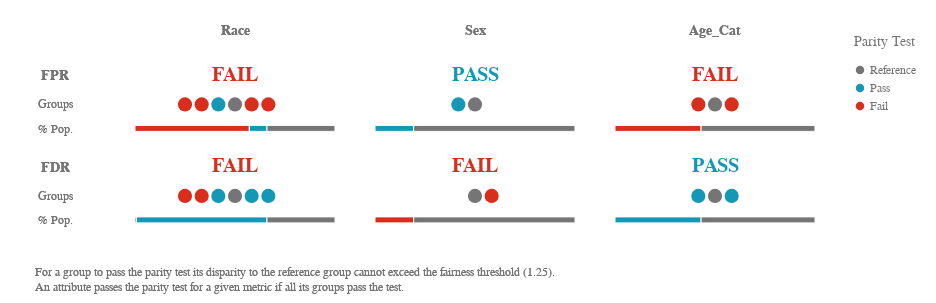

Write notebook code for a chart like this one.
### Code cell
ap.summary(bdf, metrics, fairness_threshold = disparity_tolerance)

### Figure 1 — Vega-Lite specification as saved in the notebook (floating-point values rounded to 4 significant figures)
{"config": {"view": {"continuousWidth": 400, "continuousHeight": 300, "strokeWidth": 0}, "legend": {"labelColor": "rgb(117,117,117)", "labelFont": "Arial", "labelFontSize": 12, "titleColor": "rgb(117,117,117)", "titleFont": "Arial", "titleFontSize": 14, "titleFontWeight": "normal", "titlePadding": 15}}, "vconcat": [{"hconcat": [{"vconcat": [{"mark": {"type": "text", "align": "center", "baseline": "middle", "color": "rgb(117,117,117)", "font": "Arial", "fontWeight": "bold", "size": 14}, "encoding": {"text": {"value": ""}}, "height": 32.25, "width": 80.0}, {"layer": [{"mark": {"type": "text", "align": "center", "baseline": "middle", "color": "rgb(117,117,117)", "font": "Arial", "fontWeight": "bold", "size": 14}, "encoding": {"text": {"value": "FPR"}, "y": {"type": "quantitative", "axis": {"domain": false, "grid": false, "labels": false, "ticks": false, "title": " "}, "field": "y_position", "scale": {"domain": [3, 1]}}}, "transform": [{"calculate": "1.2", "as": "y_position"}]}, {"mark": {"type": "text", "align": "center", "baseline": "middle", "color": "rgb(117,117,117)", "font": "Arial", "size": 12}, "encoding": {"text": {"value": "Groups"}, "y": {"type": "quantitative", "axis": {"domain": false, "grid": false, "labels": false, "ticks": false, "title": " "}, "field": "y_position", "scale": {"domain": [3, 1]}}}, "transform": [{"calculate": "2", "as": "y_position"}]}, {"mark": {"type": "text", "align": "center", "baseline": "middle", "color": "rgb(117,117,117)", "font": "Arial", "size": 12}, "encoding": {"text": {"value": "% Pop."}, "y": {"type": "quantitative", "axis": {"domain": false, "grid": false, "labels": false, "ticks": false, "title": " "}, "field": "y_position", "scale": {"domain": [3, 1]}}}, "transform": [{"calculate": "2.7", "as": "y_position"}]}], "height": 69.88, "width": 80.0}, {"layer": [{"mark": {"type": "text", "align": "center", "baseline": "middle", "color": "rgb(117,117,117)", "font": "Arial", "fontWeight": "bold", "size": 14}, "encoding": {"text": {"value": "FDR"}, "y": {"type": "quantitative", "axis": {"domain": false, "grid": false, "labels": false, "ticks": false, "title": " "}, "field": "y_position", "scale": {"domain": [3, 1]}}}, "transform": [{"calculate": "1.2", "as": "y_position"}]}, {"mark": {"type": "text", "align": "center", "baseline": "middle", "color": "rgb(117,117,117)", "font": "Arial", "size": 12}, "encoding": {"text": {"value": "Groups"}, "y": {"type": "quantitative", "axis": {"domain": false, "grid": false, "labels": false, "ticks": false, "title": " "}, "field": "y_position", "scale": {"domain": [3, 1]}}}, "transform": [{"calculate": "2", "as": "y_position"}]}, {"mark": {"type": "text", "align": "center", "baseline": "middle", "color": "rgb(117,117,117)", "font": "Arial", "size": 12}, "encoding": {"text": {"value": "% Pop."}, "y": {"type": "quantitative", "axis": {"domain": false, "grid": false, "labels": false, "ticks": false, "title": " "}, "field": "y_position", "scale": {"domain": [3, 1]}}}, "transform": [{"calculate": "2.7", "as": "y_position"}]}], "height": 69.88, "width": 80.0}], "bounds": "flush", "data": {"name": "data-79dd248bdaa0ea02c535240e8ad022c8"}, "spacing": 21.5}, {"hconcat": [{"vconcat": [{"data": {"name": "data-79dd248bdaa0ea02c535240e8ad022c8"}, "mark": {"type": "text", "align": "center", "baseline": "middle", "color": "rgb(117,117,117)", "font": "Arial", "fontWeight": "bold", "size": 14}, "encoding": {"text": {"value": "Race"}}, "height": 32.25, "width": 200.0}, {"layer": [{"data": {"name": "data-0648884f34076ca4404072fa7f837079"}, "mark": {"type": "text", "align": "center", "baseline": "middle", "font": "Arial", "fontWeight": "bold", "size": 20}, "encoding": {"color": {"type": "ordinal", "field": "parity_result", "legend": {"title": ""}, "scale": {"domain": ["Reference", "Pass", "Fail"], "range": ["rgb(117,117,117)", "rgb(20, 152, 181)", "rgb(217, 46, 28)"]}}, "text": {"value": "FAIL"}, "y": {"type": "quantitative", "axis": {"domain": false, "grid": false, "labels": false, "ticks": false, "title": " "}, "field": "y_position", "scale": {"domain": [3, 1]}}}, "transform": [{"calculate": "1", "as": "y_position"}]}, {"data": {"name": "data-e5c889fc3a7e6913d4b53ba1ab81db6e"}, "mark": {"type": "bar", "size": 6, "stroke": "white"}, "encoding": {"color": {"type": "ordinal", "field": "fpr_parity_result", "legend": {"padding": 20, "title": "Parity Test"}, "scale": {"domain": ["Reference", "Pass", "Fail"], "range": ["rgb(117,117,117)", "rgb(20, 152, 181)", "rgb(217, 46, 28)"]}}, "tooltip": [{"type": "nominal", "field": "fpr_parity_result", "title": "Parity"}, {"type": "nominal", "field": "tooltip_group_size", "title": "Size"}, {"type": "nominal", "field": "tooltip_groups_name_size", "title": "Groups"}], "x": {"type": "quantitative", "aggregate": "sum", "axis": {"domain": false, "grid": false, "labels": false, "ticks": false, "title": " "}, "field": "group_size", "stack": "normalize"}, "y": {"type": "quantitative", "axis": {"domain": false, "grid": false, "labels": false, "ticks": false, "title": " "}, "field": "y_position", "scale": {"domain": [3, 1]}}}, "transform": [{"calculate": "2.8", "as": "y_position"}]}, {"data": {"name": "data-2cba3c2e80ae48cf8c5008433f170832"}, "mark": {"type": "circle", "opacity": 1}, "encoding": {"color": {"type": "ordinal", "field": "fpr_parity_result", "legend": {"title": ""}, "scale": {"domain": ["Reference", "Pass", "Fail"], "range": ["rgb(117,117,117)", "rgb(20, 152, 181)", "rgb(217, 46, 28)"]}}, "size": {"value": 200}, "tooltip": [{"type": "nominal", "field": "attribute_value", "title": "Group"}, {"type": "nominal", "field": "tooltip_group_size", "title": "Group Size"}, {"type": "nominal", "field": "tooltip_parity_test_explanation_fpr", "title": "Parity Test"}, {"type": "nominal", "field": "tooltip_disparity_explanation_fpr", "title": "Disparity"}, {"type": "quantitative", "field": "fpr", "format": ".2f", "title": "FPR"}], "x": {"type": "quantitative", "axis": {"domain": false, "grid": false, "labels": false, "ticks": false, "title": " "}, "field": "fpr_disparity_rank", "scale": {"domain": [-6, 6], "nice": false}}, "y": {"type": "quantitative", "axis": {"domain": false, "grid": false, "labels": false, "ticks": false, "title": " "}, "field": "y_position", "scale": {"domain": [3, 1]}}}, "transform": [{"calculate": "2", "as": "y_position"}]}], "height": 69.88, "resolve": {"scale": {"x": "independent"}}, "width": 200.0}, {"layer": [{"data": {"name": "data-0648884f34076ca4404072fa7f837079"}, "mark": {"type": "text", "align": "center", "baseline": "middle", "font": "Arial", "fontWeight": "bold", "size": 20}, "encoding": {"color": {"type": "ordinal", "field": "parity_result", "legend": {"title": ""}, "scale": {"domain": ["Reference", "Pass", "Fail"], "range": ["rgb(117,117,117)", "rgb(20, 152, 181)", "rgb(217, 46, 28)"]}}, "text": {"value": "FAIL"}, "y": {"type": "quantitative", "axis": {"domain": false, "grid": false, "labels": false, "ticks": false, "title": " "}, "field": "y_position", "scale": {"domain": [3, 1]}}}, "transform": [{"calculate": "1", "as": "y_position"}]}, {"data": {"name": "data-044844bfbe0bddaeb30b6be75ec9e7f6"}, "mark": {"type": "bar", "size": 6, "stroke": "white"}, "encoding": {"color": {"type": "ordinal", "field": "fdr_parity_result", "legend": {"padding": 20, "title": "Parity Test"}, "scale": {"domain": ["Reference", "Pass", "Fail"], "range": ["rgb(117,117,117)", "rgb(20, 152, 181)", "rgb(217, 46, 28)"]}}, "tooltip": [{"type": "nominal", "field": "fdr_parity_result", "title": "Parity"}, {"type": "nominal", "field": "tooltip_group_size", "title": "Size"}, {"type": "nominal", "field": "tooltip_groups_name_size", "title": "Groups"}], "x": {"type": "quantitative", "aggregate": "sum", "axis": {"domain": false, "grid": false, "labels": false, "ticks": false, "title": " "}, "field": "group_size", "stack": "normalize"}, "y": {"type": "quantitative", "axis": {"domain": false, "grid": false, "labels": false, "ticks": false, "title": " "}, "field": "y_position", "scale": {"domain": [3, 1]}}}, "transform": [{"calculate": "2.8", "as": "y_position"}]}, {"data": {"name": "data-2cba3c2e80ae48cf8c5008433f170832"}, "mark": {"type": "circle", "opacity": 1}, "encoding": {"color": {"type": "ordinal", "field": "fdr_parity_result", "legend": {"title": ""}, "scale": {"domain": ["Reference", "Pass", "Fail"], "range": ["rgb(117,117,117)", "rgb(20, 152, 181)", "rgb(217, 46, 28)"]}}, "size": {"value": 200}, "tooltip": [{"type": "nominal", "field": "attribute_value", "title": "Group"}, {"type": "nominal", "field": "tooltip_group_size", "title": "Group Size"}, {"type": "nominal", "field": "tooltip_parity_test_explanation_fdr", "title": "Parity Test"}, {"type": "nominal", "field": "tooltip_disparity_explanation_fdr", "title": "Disparity"}, {"type": "quantitative", "field": "fdr", "format": ".2f", "title": "FDR"}], "x": {"type": "quantitative", "axis": {"domain": false, "grid": false, "labels": false, "ticks": false, "title": " "}, "field": "fdr_disparity_rank", "scale": {"domain": [-6, 6], "nice": false}}, "y": {"type": "quantitative", "axis": {"domain": false, "grid": false, "labels": false, "ticks": false, "title": " "}, "field": "y_position", "scale": {"domain": [3, 1]}}}, "transform": [{"calculate": "2", "as": "y_position"}]}], "height": 69.88, "resolve": {"scale": {"x": "independent"}}, "width": 200.0}], "bounds": "flush", "spacing": 21.5}, {"vconcat": [{"data": {"name": "data-79dd248bdaa0ea02c535240e8ad022c8"}, "mark": {"type": "text", "align": "center", "baseline": "middle", "color": "rgb(117,117,117)", "font": "Arial", "fontWeight": "bold", "size": 14}, "encoding": {"text": {"value": "Sex"}}, "height": 32.25, "width": 200.0}, {"layer": [{"data": {"name": "data-126d4ae515fac080ab56453e43289c66"}, "mark": {"type": "text", "align": "center", "baseline": "middle", "font": "Arial", "fontWeight": "bold", "size": 20}, "encoding": {"color": {"type": "ordinal", "field": "parity_result", "legend": {"title": ""}, "scale": {"domain": ["Reference", "Pass", "Fail"], "range": ["rgb(117,117,117)", "rgb(20, 152, 181)", "rgb(217, 46, 28)"]}}, "text": {"value": "PASS"}, "y": {"type": "quantitative", "axis": {"domain": false, "grid": false, "labels": false, "ticks": false, "title": " "}, "field": "y_position", "scale": {"domain": [3, 1]}}}, "transform": [{"calculate": "1", "as": "y_position"}]}, {"data": {"name": "data-669876db1a2e2819fe667e7a9ab6cfeb"}, "mark": {"type": "bar", "size": 6, "stroke": "white"}, "encoding": {"color": {"type": "ordinal", "field": "fpr_parity_result", "legend": {"padding": 20, "title": "Parity Test"}, "scale": {"domain": ["Reference", "Pass", "Fail"], "range": ["rgb(117,117,117)", "rgb(20, 152, 181)", "rgb(217, 46, 28)"]}}, "tooltip": [{"type": "nominal", "field": "fpr_parity_result", "title": "Parity"}, {"type": "nominal", "field": "tooltip_group_size", "title": "Size"}, {"type": "nominal", "field": "tooltip_groups_name_size", "title": "Groups"}], "x": {"type": "quantitative", "aggregate": "sum", "axis": {"domain": false, "grid": false, "labels": false, "ticks": false, "title": " "}, "field": "group_size", "stack": "normalize"}, "y": {"type": "quantitative", "axis": {"domain": false, "grid": false, "labels": false, "ticks": false, "title": " "}, "field": "y_position", "scale": {"domain": [3, 1]}}}, "transform": [{"calculate": "2.8", "as": "y_position"}]}, {"data": {"name": "data-c73440178a70acac58ecaa9a15b8e0a1"}, "mark": {"type": "circle", "opacity": 1}, "encoding": {"color": {"type": "ordinal", "field": "fpr_parity_result", "legend": {"title": ""}, "scale": {"domain": ["Reference", "Pass", "Fail"], "range": ["rgb(117,117,117)", "rgb(20, 152, 181)", "rgb(217, 46, 28)"]}}, "size": {"value": 200}, "tooltip": [{"type": "nominal", "field": "attribute_value", "title": "Group"}, {"type": "nominal", "field": "tooltip_group_size", "title": "Group Size"}, {"type": "nominal", "field": "tooltip_parity_test_explanation_fpr", "title": "Parity Test"}, {"type": "nominal", "field": "tooltip_disparity_explanation_fpr", "title": "Disparity"}, {"type": "quantitative", "field": "fpr", "format": ".2f", "title": "FPR"}], "x": {"type": "quantitative", "axis": {"domain": false, "grid": false, "labels": false, "ticks": false, "title": " "}, "field": "fpr_disparity_rank", "scale": {"domain": [-6, 6], "nice": false}}, "y": {"type": "quantitative", "axis": {"domain": false, "grid": false, "labels": false, "ticks": false, "title": " "}, "field": "y_position", "scale": {"domain": [3, 1]}}}, "transform": [{"calculate": "2", "as": "y_position"}]}], "height": 69.88, "resolve": {"scale": {"x": "independent"}}, "width": 200.0}, {"layer": [{"data": {"name": "data-0648884f34076ca4404072fa7f837079"}, "mark": {"type": "text", "align": "center", "baseline": "middle", "font": "Arial", "fontWeight": "bold", "size": 20}, "encoding": {"color": {"type": "ordinal", "field": "parity_result", "legend": {"title": ""}, "scale": {"domain": ["Reference", "Pass", "Fail"], "range": ["rgb(117,117,117)", "rgb(20, 152, 181)", "rgb(217, 46, 28)"]}}, "text": {"value": "FAIL"}, "y": {"type": "quantitative", "axis": {"domain": false, "grid": false, "labels": false, "ticks": false, "title": " "}, "field": "y_position", "scale": {"domain": [3, 1]}}}, "transform": [{"calculate": "1", "as": "y_position"}]}, {"data": {"name": "data-aa201ecef1357f2d5af6ab2e04f7748c"}, "mark": {"type": "bar", "size": 6, "stroke": "white"}, "encoding": {"color": {"type": "ordinal", "field": "fdr_parity_result", "legend": {"padding": 20, "title": "Parity Test"}, "scale": {"domain": ["Reference", "Pass", "Fail"], "range": ["rgb(117,117,117)", "rgb(20, 152, 181)", "rgb(217, 46, 28)"]}}, "tooltip": [{"type": "nominal", "field": "fdr_parity_result", "title": "Parity"}, {"type": "nominal", "field": "tooltip_group_size", "title": "Size"}, {"type": "nominal", "field": "tooltip_groups_name_size", "title": "Groups"}], "x": {"type": "quantitative", "aggregate": "sum", "axis": {"domain": false, "grid": false, "labels": false, "ticks": false, "title": " "}, "field": "group_size", "stack": "normalize"}, "y": {"type": "quantitative", "axis": {"domain": false, "grid": false, "labels": false, "ticks": false, "title": " "}, "field": "y_position", "scale": {"domain": [3, 1]}}}, "transform": [{"calculate": "2.8", "as": "y_position"}]}, {"data": {"name": "data-c73440178a70acac58ecaa9a15b8e0a1"}, "mark": {"type": "circle", "opacity": 1}, "encoding": {"color": {"type": "ordinal", "field": "fdr_parity_result", "legend": {"title": ""}, "scale": {"domain": ["Reference", "Pass", "Fail"], "range": ["rgb(117,117,117)", "rgb(20, 152, 181)", "rgb(217, 46, 28)"]}}, "size": {"value": 200}, "tooltip": [{"type": "nominal", "field": "attribute_value", "title": "Group"}, {"type": "nominal", "field": "tooltip_group_size", "title": "Group Size"}, {"type": "nominal", "field": "tooltip_parity_test_explanation_fdr", "title": "Parity Test"}, {"type": "nominal", "field": "tooltip_disparity_explanation_fdr", "title": "Disparity"}, {"type": "quantitative", "field": "fdr", "format": ".2f", "title": "FDR"}], "x": {"type": "quantitative", "axis": {"domain": false, "grid": false, "labels": false, "ticks": false, "title": " "}, "field": "fdr_disparity_rank", "scale": {"domain": [-6, 6], "nice": false}}, "y": {"type": "quantitative", "axis": {"domain": false, "grid": false, "labels": false, "ticks": false, "title": " "}, "field": "y_position", "scale": {"domain": [3, 1]}}}, "transform": [{"calculate": "2", "as": "y_position"}]}], "height": 69.88, "resolve": {"scale": {"x": "independent"}}, "width": 200.0}], "bounds": "flush", "spacing": 21.5}, {"vconcat": [{"data": {"name": "data-79dd248bdaa0ea02c535240e8ad022c8"}, "mark": {"type": "text", "align": "center", "baseline": "middle", "color": "rgb(117,117,117)", "font": "Arial", "fontWeight": "bold", "size": 14}, "encoding": {"text": {"value": "Age_Cat"}}, "height": 32.25, "width": 200.0}, {"layer": [{"data": {"name": "data-0648884f34076ca4404072fa7f837079"}, "mark": {"type": "text", "align": "center", "baseline": "middle", "font": "Arial", "fontWeight": "bold", "size": 20}, "encoding": {"color": {"type": "ordinal", "field": "parity_result", "legend": {"title": ""}, "scale": {"domain": ["Reference", "Pass", "Fail"], "range": ["rgb(117,117,117)", "rgb(20, 152, 181)", "rgb(217, 46, 28)"]}}, "text": {"value": "FAIL"}, "y": {"type": "quantitative", "axis": {"domain": false, "grid": false, "labels": false, "ticks": false, "title": " "}, "field": "y_position", "scale": {"domain": [3, 1]}}}, "transform": [{"calculate": "1", "as": "y_position"}]}, {"data": {"name": "data-3b140241c996e724b1cbf24bacf492d2"}, "mark": {"type": "bar", "size": 6, "stroke": "white"}, "encoding": {"color": {"type": "ordinal", "field": "fpr_parity_result", "legend": {"padding": 20, "title": "Parity Test"}, "scale": {"domain": ["Reference", "Pass", "Fail"], "range": ["rgb(117,117,117)", "rgb(20, 152, 181)", "rgb(217, 46, 28)"]}}, "tooltip": [{"type": "nominal", "field": "fpr_parity_result", "title": "Parity"}, {"type": "nominal", "field": "tooltip_group_size", "title": "Size"}, {"type": "nominal", "field": "tooltip_groups_name_size", "title": "Groups"}], "x": {"type": "quantitative", "aggregate": "sum", "axis": {"domain": false, "grid": false, "labels": false, "ticks": false, "title": " "}, "field": "group_size", "stack": "normalize"}, "y": {"type": "quantitative", "axis": {"domain": false, "grid": false, "labels": false, "ticks": false, "title": " "}, "field": "y_position", "scale": {"domain": [3, 1]}}}, "transform": [{"calculate": "2.8", "as": "y_position"}]}, {"data": {"name": "data-c60faa53c4c11d8156ab4a5f996470c1"}, "mark": {"type": "circle", "opacity": 1}, "encoding": {"color": {"type": "ordinal", "field": "fpr_parity_result", "legend": {"title": ""}, "scale": {"domain": ["Reference", "Pass", "Fail"], "range": ["rgb(117,117,117)", "rgb(20, 152, 181)", "rgb(217, 46, 28)"]}}, "size": {"value": 200}, "tooltip": [{"type": "nominal", "field": "attribute_value", "title": "Group"}, {"type": "nominal", "field": "tooltip_group_size", "title": "Group Size"}, {"type": "nominal", "field": "tooltip_parity_test_explanation_fpr", "title": "Parity Test"}, {"type": "nominal", "field": "tooltip_disparity_explanation_fpr", "title": "Disparity"}, {"type": "quantitative", "field": "fpr", "format": ".2f", "title": "FPR"}], "x": {"type": "quantitative", "axis": {"domain": false, "grid": false, "labels": false, "ticks": false, "title": " "}, "field": "fpr_disparity_rank", "scale": {"domain": [-6, 6], "nice": false}}, "y": {"type": "quantitative", "axis": {"domain": false, "grid": false, "labels": false, "ticks": false, "title": " "}, "field": "y_position", "scale": {"domain": [3, 1]}}}, "transform": [{"calculate": "2", "as": "y_position"}]}], "height": 69.88, "resolve": {"scale": {"x": "independent"}}, "width": 200.0}, {"layer": [{"data": {"name": "data-126d4ae515fac080ab56453e43289c66"}, "mark": {"type": "text", "align": "center", "baseline": "middle", "font": "Arial", "fontWeight": "bold", "size": 20}, "encoding": {"color": {"type": "ordinal", "field": "parity_result", "legend": {"title": ""}, "scale": {"domain": ["Reference", "Pass", "Fail"], "range": ["rgb(117,117,117)", "rgb(20, 152, 181)", "rgb(217, 46, 28)"]}}, "text": {"value": "PASS"}, "y": {"type": "quantitative", "axis": {"domain": false, "grid": false, "labels": false, "ticks": false, "title": " "}, "field": "y_position", "scale": {"domain": [3, 1]}}}, "transform": [{"calculate": "1", "as": "y_position"}]}, {"data": {"name": "data-e083016bbf5a85805a1d4e5e45cd71c8"}, "mark": {"type": "bar", "size": 6, "stroke": "white"}, "encoding": {"color": {"type": "ordinal", "field": "fdr_parity_result", "legend": {"padding": 20, "title": "Parity Test"}, "scale": {"domain": ["Reference", "Pass", "Fail"], "range": ["rgb(117,117,117)", "rgb(20, 152, 181)", "rgb(217, 46, 28)"]}}, "tooltip": [{"type": "nominal", "field": "fdr_parity_result", "title": "Parity"}, {"type": "nominal", "field": "tooltip_group_size", "title": "Size"}, {"type": "nominal", "field": "tooltip_groups_name_size", "title": "Groups"}], "x": {"type": "quantitative", "aggregate": "sum", "axis": {"domain": false, "grid": false, "labels": false, "ticks": false, "title": " "}, "field": "group_size", "stack": "normalize"}, "y": {"type": "quantitative", "axis": {"domain": false, "grid": false, "labels": false, "ticks": false, "title": " "}, "field": "y_position", "scale": {"domain": [3, 1]}}}, "transform": [{"calculate": "2.8", "as": "y_position"}]}, {"data": {"name": "data-c60faa53c4c11d8156ab4a5f996470c1"}, "mark": {"type": "circle", "opacity": 1}, "encoding": {"color": {"type": "ordinal", "field": "fdr_parity_result", "legend": {"title": ""}, "scale": {"domain": ["Reference", "Pass", "Fail"], "range": ["rgb(117,117,117)", "rgb(20, 152, 181)", "rgb(217, 46, 28)"]}}, "size": {"value": 200}, "tooltip": [{"type": "nominal", "field": "attribute_value", "title": "Group"}, {"type": "nominal", "field": "tooltip_group_size", "title": "Group Size"}, {"type": "nominal", "field": "tooltip_parity_test_explanation_fdr", "title": "Parity Test"}, {"type": "nominal", "field": "tooltip_disparity_explanation_fdr", "title": "Disparity"}, {"type": "quantitative", "field": "fdr", "format": ".2f", "title": "FDR"}], "x": {"type": "quantitative", "axis": {"domain": false, "grid": false, "labels": false, "ticks": false, "title": " "}, "field": "fdr_disparity_rank", "scale": {"domain": [-6, 6], "nice": false}}, "y": {"type": "quantitative", "axis": {"domain": false, "grid": false, "labels": false, "ticks": false, "title": " "}, "field": "y_position", "scale": {"domain": [3, 1]}}}, "transform": [{"calculate": "2", "as": "y_position"}]}], "height": 69.88, "resolve": {"scale": {"x": "independent"}}, "width": 200.0}], "bounds": "flush", "spacing": 21.5}], "bounds": "flush", "spacing": 240.0}], "bounds": "flush", "spacing": 120.0}, {"layer": [{"mark": {"type": "text", "align": "left", "baseline": "top", "fill": "rgb(117,117,117)", "font": "Arial", "fontSize": 12, "fontWeight": "normal"}, "encoding": {"text": {"value": "For a group to pass the parity test its disparity to the reference group cannot exceed the fairness threshold (1.25)."}, "x": {"value": 20.0}, "y": {"value": 0}}}, {"mark": {"type": "text", "align": "left", "baseline": "top", "fill": "rgb(117,117,117)", "font": "Arial", "fontSize": 12, "fontWeight": "normal"}, "encoding": {"text": {"value": "An attribute passes the parity test for a given metric if all its groups pass the test."}, "x": {"value": 20.0}, "y": {"value": 15.0}}}], "data": {"name": "data-79dd248bdaa0ea02c535240e8ad022c8"}}], "padding": {"top": 15, "bottom": 10}, "$schema": "https://vega.github.io/schema/vega-lite/v4.8.1.json", "datasets": {"data-79dd248bdaa0ea02c535240e8ad022c8": [{"a": 1, "b": 0}, {"a": 1, "b": 0}], "data-0648884f34076ca4404072fa7f837079": [{"parity_result": "Fail"}], "data-e5c889fc3a7e6913d4b53ba1ab81db6e": [{"fpr_parity_result": "Fail", "attribute_name": "race", "total_entities": 7214, "group_size": 4123, "tooltip_groups_name_size": "African-American (3,696), Asian (32), Native American (18), Other (377)", "tooltip_group_size": "4,123 (57.15%)"}, {"fpr_parity_result": "Pass", "attribute_name": "race", "total_entities": 7214, "group_size": 637, "tooltip_groups_name_size": "Hispanic (637)", "tooltip_group_size": "637 (8.83%)"}, {"fpr_parity_result": "Reference", "attribute_name": "race", "total_entities": 7214, "group_size": 2454, "tooltip_groups_name_size": "Caucasian (2,454)", "tooltip_group_size": "2,454 (34.02%)"}], "data-2cba3c2e80ae48cf8c5008433f170832": [{"attribute_name": "race", "attribute_value": "African-American", "group_size": 3696, "total_entities": 7214, "ref_group_value": "Caucasian", "fpr": 0.4485, "fdr": 0.3703, "fpr_disparity": 1.912, "fdr_disparity": 0.9061, "fpr_disparity_scaled": 0.9121, "fpr_parity_result": "Fail", "tooltip_parity_test_explanation_fpr": "Fail. Above fairness threshold of 1.25", "tooltip_disparity_explanation_fpr": "1.91 times larger FPR than the reference group", "tooltip_group_size": "3,696 (51.23%)", "fpr_disparity_rank": 2.0, "group_size_formatted": "3,696", "tooltip_groups_name_size": "African-American (3,696)", "fdr_disparity_scaled": -0.1036, "fdr_parity_result": "Pass", "tooltip_parity_test_explanation_fdr": "Pass. Below fairness threshold of 1.25", "tooltip_disparity_explanation_fdr": "1.10 times smaller FDR than the reference group", "fdr_disparity_rank": -1.0}, {"attribute_name": "race", "attribute_value": "Asian", "group_size": 32, "total_entities": 7214, "ref_group_value": "Caucasian", "fpr": 0.08696, "fdr": 0.25, "fpr_disparity": 0.3707, "fdr_disparity": 0.6117, "fpr_disparity_scaled": -1.697, "fpr_parity_result": "Fail", "tooltip_parity_test_explanation_fpr": "Fail. Above fairness threshold of 1.25", "tooltip_disparity_explanation_fpr": "2.70 times smaller FPR than the reference group", "tooltip_group_size": "32 (0.44%)", "fpr_disparity_rank": -3.0, "group_size_formatted": "32", "tooltip_groups_name_size": "Asian (32)", "fdr_disparity_scaled": -0.6347, "fdr_parity_result": "Fail", "tooltip_parity_test_explanation_fdr": "Fail. Above fairness threshold of 1.25", "tooltip_disparity_explanation_fdr": "1.63 times smaller FDR than the reference group", "fdr_disparity_rank": -3.0}, {"attribute_name": "race", "attribute_value": "Caucasian", "group_size": 2454, "total_entities": 7214, "ref_group_value": "Caucasian", "fpr": 0.2345, "fdr": 0.4087, "fpr_disparity": 1.0, "fdr_disparity": 1.0, "fpr_disparity_scaled": 0.0, "fpr_parity_result": "Reference", "tooltip_parity_test_explanation_fpr": "Reference group", "tooltip_disparity_explanation_fpr": "Reference group", "tooltip_group_size": "2,454 (34.02%)", "fpr_disparity_rank": 0.0, "group_size_formatted": "2,454", "tooltip_groups_name_size": "Caucasian (2,454)", "fdr_disparity_scaled": 0.0, "fdr_parity_result": "Reference", "tooltip_parity_test_explanation_fdr": "Reference group", "tooltip_disparity_explanation_fdr": "Reference group", "fdr_disparity_rank": 0.0}, {"attribute_name": "race", "attribute_value": "Hispanic", "group_size": 637, "total_entities": 7214, "ref_group_value": "Caucasian", "fpr": 0.2148, "fdr": 0.4579, "fpr_disparity": 0.9159, "fdr_disparity": 1.12, "fpr_disparity_scaled": -0.09184, "fpr_parity_result": "Pass", "tooltip_parity_test_explanation_fpr": "Pass. Below fairness threshold of 1.25", "tooltip_disparity_explanation_fpr": "1.09 times smaller FPR than the reference group", "tooltip_group_size": "637 (8.83%)", "fpr_disparity_rank": -1.0, "group_size_formatted": "637", "tooltip_groups_name_size": "Hispanic (637)", "fdr_disparity_scaled": 0.1205, "fdr_parity_result": "Pass", "tooltip_parity_test_explanation_fdr": "Pass. Below fairness threshold of 1.25", "tooltip_disparity_explanation_fdr": "1.12 times larger FDR than the reference group", "fdr_disparity_rank": 2.0}, {"attribute_name": "race", "attribute_value": "Native American", "group_size": 18, "total_entities": 7214, "ref_group_value": "Caucasian", "fpr": 0.375, "fdr": 0.25, "fpr_disparity": 1.599, "fdr_disparity": 0.6117, "fpr_disparity_scaled": 0.5989, "fpr_parity_result": "Fail", "tooltip_parity_test_explanation_fpr": "Fail. Above fairness threshold of 1.25", "tooltip_disparity_explanation_fpr": "1.60 times larger FPR than the reference group", "tooltip_group_size": "18 (0.25%)", "fpr_disparity_rank": 1.0, "group_size_formatted": "18", "tooltip_groups_name_size": "Native American (18)", "fdr_disparity_scaled": -0.6347, "fdr_parity_result": "Fail", "tooltip_parity_test_explanation_fdr": "Fail. Above fairness threshold of 1.25", "tooltip_disparity_explanation_fdr": "1.63 times smaller FDR than the reference group", "fdr_disparity_rank": -2.0}, {"attribute_name": "race", "attribute_value": "Other", "group_size": 377, "total_entities": 7214, "ref_group_value": "Caucasian", "fpr": 0.1475, "fdr": 0.4557, "fpr_disparity": 0.6291, "fdr_disparity": 1.115, "fpr_disparity_scaled": -0.5897, "fpr_parity_result": "Fail", "tooltip_parity_test_explanation_fpr": "Fail. Above fairness threshold of 1.25", "tooltip_disparity_explanation_fpr": "1.59 times smaller FPR than the reference group", "tooltip_group_size": "377 (5.23%)", "fpr_disparity_rank": -2.0, "group_size_formatted": "377", "tooltip_groups_name_size": "Other (377)", "fdr_disparity_scaled": 0.1151, "fdr_parity_result": "Pass", "tooltip_parity_test_explanation_fdr": "Pass. Below fairness threshold of 1.25", "tooltip_disparity_explanation_fdr": "1.12 times larger FDR than the reference group", "fdr_disparity_rank": 1.0}], "data-044844bfbe0bddaeb30b6be75ec9e7f6": [{"fdr_parity_result": "Fail", "attribute_name": "race", "total_entities": 7214, "group_size": 50, "tooltip_groups_name_size": "Asian (32), Native American (18)", "tooltip_group_size": "50 (0.69%)"}, {"fdr_parity_result": "Pass", "attribute_name": "race", "total_entities": 7214, "group_size": 4710, "tooltip_groups_name_size": "African-American (3,696), Hispanic (637), Other (377)", "tooltip_group_size": "4,710 (65.29%)"}, {"fdr_parity_result": "Reference", "attribute_name": "race", "total_entities": 7214, "group_size": 2454, "tooltip_groups_name_size": "Caucasian (2,454)", "tooltip_group_size": "2,454 (34.02%)"}], "data-126d4ae515fac080ab56453e43289c66": [{"parity_result": "Pass"}], "data-669876db1a2e2819fe667e7a9ab6cfeb": [{"fpr_parity_result": "Pass", "attribute_name": "sex", "total_entities": 7214, "group_size": 1395, "tooltip_groups_name_size": "Female (1,395)", "tooltip_group_size": "1,395 (19.34%)"}, {"fpr_parity_result": "Reference", "attribute_name": "sex", "total_entities": 7214, "group_size": 5819, "tooltip_groups_name_size": "Male (5,819)", "tooltip_group_size": "5,819 (80.66%)"}], "data-c73440178a70acac58ecaa9a15b8e0a1": [{"attribute_name": "sex", "attribute_value": "Female", "group_size": 1395, "total_entities": 7214, "ref_group_value": "Male", "fpr": 0.3211, "fdr": 0.4873, "fpr_disparity": 0.9903, "fdr_disparity": 1.336, "fpr_disparity_scaled": -0.009751, "fpr_parity_result": "Pass", "tooltip_parity_test_explanation_fpr": "Pass. Below fairness threshold of 1.25", "tooltip_disparity_explanation_fpr": "1.01 times smaller FPR than the reference group", "tooltip_group_size": "1,395 (19.34%)", "fpr_disparity_rank": -1.0, "group_size_formatted": "1,395", "tooltip_groups_name_size": "Female (1,395)", "fdr_disparity_scaled": 0.3364, "fdr_parity_result": "Fail", "tooltip_parity_test_explanation_fdr": "Fail. Above fairness threshold of 1.25", "tooltip_disparity_explanation_fdr": "1.34 times larger FDR than the reference group", "fdr_disparity_rank": 1.0}, {"attribute_name": "sex", "attribute_value": "Male", "group_size": 5819, "total_entities": 7214, "ref_group_value": "Male", "fpr": 0.3242, "fdr": 0.3646, "fpr_disparity": 1.0, "fdr_disparity": 1.0, "fpr_disparity_scaled": 0.0, "fpr_parity_result": "Reference", "tooltip_parity_test_explanation_fpr": "Reference group", "tooltip_disparity_explanation_fpr": "Reference group", "tooltip_group_size": "5,819 (80.66%)", "fpr_disparity_rank": 0.0, "group_size_formatted": "5,819", "tooltip_groups_name_size": "Male (5,819)", "fdr_disparity_scaled": 0.0, "fdr_parity_result": "Reference", "tooltip_parity_test_explanation_fdr": "Reference group", "tooltip_disparity_explanation_fdr": "Reference group", "fdr_disparity_rank": 0.0}], "data-aa201ecef1357f2d5af6ab2e04f7748c": [{"fdr_parity_result": "Fail", "attribute_name": "sex", "total_entities": 7214, "group_size": 1395, "tooltip_groups_name_size": "Female (1,395)", "tooltip_group_size": "1,395 (19.34%)"}, {"fdr_parity_result": "Reference", "attribute_name": "sex", "total_entities": 7214, "group_size": 5819, "tooltip_groups_name_size": "Male (5,819)", "tooltip_group_size": "5,819 (80.66%)"}], "data-3b140241c996e724b1cbf24bacf492d2": [{"fpr_parity_result": "Fail", "attribute_name": "age_cat", "total_entities": 7214, "group_size": 3105, "tooltip_groups_name_size": "Greater than 45 (1,576), Less than 25 (1,529)", "tooltip_group_size": "3,105 (43.04%)"}, {"fpr_parity_result": "Reference", "attribute_name": "age_cat", "total_entities": 7214, "group_size": 4109, "tooltip_groups_name_size": "25 - 45 (4,109)", "tooltip_group_size": "4,109 (56.96%)"}], "data-c60faa53c4c11d8156ab4a5f996470c1": [{"attribute_name": "age_cat", "attribute_value": "25 - 45", "group_size": 4109, "total_entities": 7214, "ref_group_value": "25 - 45", "fpr": 0.3338, "fdr": 0.3851, "fpr_disparity": 1.0, "fdr_disparity": 1.0, "fpr_disparity_scaled": 0.0, "fpr_parity_result": "Reference", "tooltip_parity_test_explanation_fpr": "Reference group", "tooltip_disparity_explanation_fpr": "Reference group", "tooltip_group_size": "4,109 (56.96%)", "fpr_disparity_rank": 0.0, "group_size_formatted": "4,109", "tooltip_groups_name_size": "25 - 45 (4,109)", "fdr_disparity_scaled": 0.0, "fdr_parity_result": "Reference", "tooltip_parity_test_explanation_fdr": "Reference group", "tooltip_disparity_explanation_fdr": "Reference group", "fdr_disparity_rank": 0.0}, {"attribute_name": "age_cat", "attribute_value": "Greater than 45", "group_size": 1576, "total_entities": 7214, "ref_group_value": "25 - 45", "fpr": 0.1679, "fdr": 0.4594, "fpr_disparity": 0.503, "fdr_disparity": 1.193, "fpr_disparity_scaled": -0.9879, "fpr_parity_result": "Fail", "tooltip_parity_test_explanation_fpr": "Fail. Above fairness threshold of 1.25", "tooltip_disparity_explanation_fpr": "1.99 times smaller FPR than the reference group", "tooltip_group_size": "1,576 (21.85%)", "fpr_disparity_rank": -1.0, "group_size_formatted": "1,576", "tooltip_groups_name_size": "Greater than 45 (1,576)", "fdr_disparity_scaled": 0.1928, "fdr_parity_result": "Pass", "tooltip_parity_test_explanation_fdr": "Pass. Below fairness threshold of 1.25", "tooltip_disparity_explanation_fdr": "1.19 times larger FDR than the reference group", "fdr_disparity_rank": 1.0}, {"attribute_name": "age_cat", "attribute_value": "Less than 25", "group_size": 1529, "total_entities": 7214, "ref_group_value": "25 - 45", "fpr": 0.5414, "fdr": 0.3604, "fpr_disparity": 1.622, "fdr_disparity": 0.9357, "fpr_disparity_scaled": 0.6219, "fpr_parity_result": "Fail", "tooltip_parity_test_explanation_fpr": "Fail. Above fairness threshold of 1.25", "tooltip_disparity_explanation_fpr": "1.62 times larger FPR than the reference group", "tooltip_group_size": "1,529 (21.19%)", "fpr_disparity_rank": 1.0, "group_size_formatted": "1,529", "tooltip_groups_name_size": "Less than 25 (1,529)", "fdr_disparity_scaled": -0.06875, "fdr_parity_result": "Pass", "tooltip_parity_test_explanation_fdr": "Pass. Below fairness threshold of 1.25", "tooltip_disparity_explanation_fdr": "1.07 times smaller FDR than the reference group", "fdr_disparity_rank": -1.0}], "data-e083016bbf5a85805a1d4e5e45cd71c8": [{"fdr_parity_result": "Pass", "attribute_name": "age_cat", "total_entities": 7214, "group_size": 3105, "tooltip_groups_name_size": "Greater than 45 (1,576), Less than 25 (1,529)", "tooltip_group_size": "3,105 (43.04%)"}, {"fdr_parity_result": "Reference", "attribute_name": "age_cat", "total_entities": 7214, "group_size": 4109, "tooltip_groups_name_size": "25 - 45 (4,109)", "tooltip_group_size": "4,109 (56.96%)"}]}}
